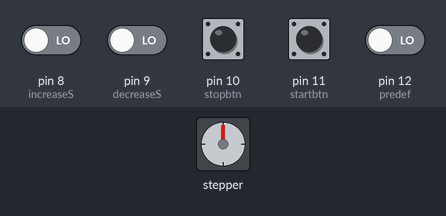
This sketch was run on a simulated Arduino Uno, built with avr-gcc and run on an emulated ATmega328P. Shown: stepper motor. Wiring (inferred from the names in the program): stepper motor driver (200 steps per turn assumed): step pin 7; direction pin 6. Inputs (shaded band) come from the test bench; at power-on: pin 8 (increaseS), pin 9 (decreaseS), pin 10 (stopbtn), pin 11 (startbtn), pin 12 (predef) LOW.

Above: at 1.7 s.
1.8 s: pin 11 (startbtn) pulled HIGH for 0.15 s
At 2.6 s:
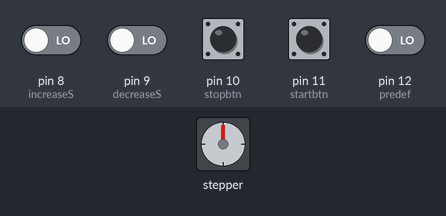
4.9 s: pin 10 (stopbtn) pulled HIGH for 0.15 s
6.5 s: pin 12 (predef) driven HIGH
At 7.3 s:
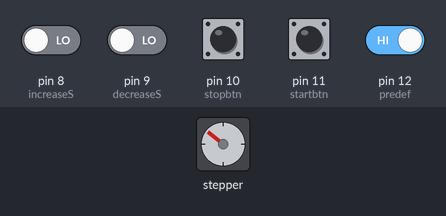
9.5 s: pin 10 (stopbtn) pulled HIGH for 1 s
At 9.65 s:
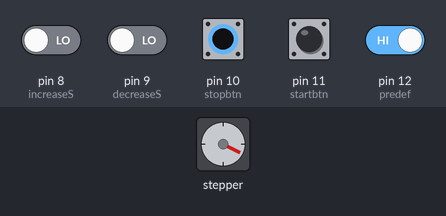
13.5 s: pin 10 (stopbtn) pulled HIGH for 0.15 s
At 14.5 s:
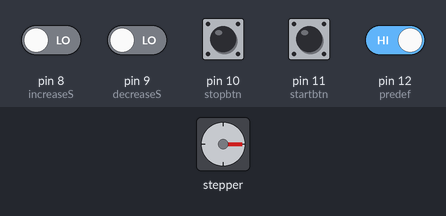
16.6 s: pin 10 (stopbtn) pulled HIGH for 0.15 s
Timing chart, 0 to 67.2 s (numbered marks = the images above; inputs shaded):
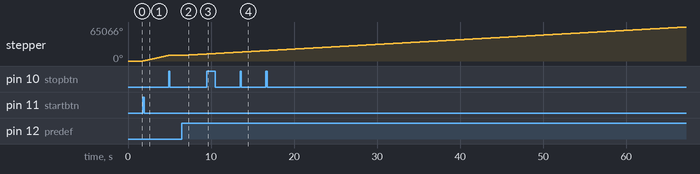

Measured:
- after the input at 1.8 s, stepper: keeps turning clockwise at about 3467°/s, starting at once
- after the input at 6.5 s, stepper: keeps turning clockwise at about 896°/s, starting at once

The sketch:

Cleaner.ino
```cpp
int dirPin= 6;
int stepPin= 7;
int increaseS = 8;
int decreaseS = 9;
int stopbtn = 10;
int startbtn=11;
int predef=12;
void setup() {
  // Declare pins as output:
  pinMode(stepPin, OUTPUT);
  pinMode(dirPin, OUTPUT);
  pinMode(increaseS, INPUT);
  pinMode(decreaseS, INPUT);
  pinMode(startbtn, INPUT);
  pinMode(stopbtn, INPUT);
  pinMode(predef, INPUT);
  delay(500);
  // Set the spinning direction CW/CCW:
  digitalWrite(dirPin, HIGH);

}

void loop() {
int btnState = digitalRead(startbtn);
int apple= digitalRead(predef);
int StopState;
int newdelay=250;
int stepUp;
int stepDown;
if(btnState==HIGH){
  digitalWrite(dirPin, HIGH);
  while(1){
      StopState=digitalRead(stopbtn);
      digitalWrite(stepPin, HIGH);
      delayMicroseconds(newdelay);
      digitalWrite(stepPin, LOW);
      delayMicroseconds(newdelay);
      stepUp=digitalRead(increaseS);
      stepDown=digitalRead(decreaseS);
      if(stepUp==HIGH){
        if(newdelay >250){
          newdelay=newdelay-5;
        }
      }
      if(stepDown==HIGH){
        if(newdelay<1000){
          newdelay=newdelay+5;
        }
      }
      if(StopState==HIGH){
        break;
      }
  }

}
if(apple==HIGH){
  digitalWrite(dirPin, HIGH);
  newdelay=1000;
  while(1){
      StopState=digitalRead(stopbtn);
      digitalWrite(stepPin, HIGH);
      delayMicroseconds(newdelay);
      digitalWrite(stepPin, LOW);
      delayMicroseconds(newdelay);
      if(StopState==HIGH){
        break;
      }
  }
}
}
```
